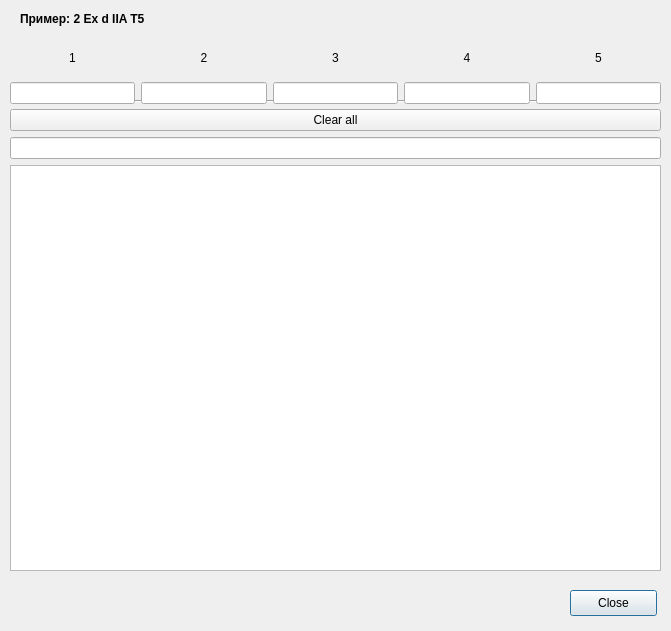
<?xml version="1.0" encoding="UTF-8"?>
<ui version="4.0">
 <class>Dialog</class>
 <widget class="QDialog" name="Dialog">
  <property name="geometry">
   <rect>
    <x>0</x>
    <y>0</y>
    <width>671</width>
    <height>631</height>
   </rect>
  </property>
  <property name="windowTitle">
   <string>Dialog</string>
  </property>
  <widget class="QPushButton" name="pushButton">
   <property name="geometry">
    <rect>
     <x>570</x>
     <y>590</y>
     <width>87</width>
     <height>26</height>
    </rect>
   </property>
   <property name="text">
    <string>Close</string>
   </property>
  </widget>
  <widget class="QWidget" name="layoutWidget">
   <property name="geometry">
    <rect>
     <x>10</x>
     <y>100</y>
     <width>651</width>
     <height>471</height>
    </rect>
   </property>
   <layout class="QVBoxLayout" name="verticalLayout_6">
    <item>
     <widget class="Line" name="line">
      <property name="orientation">
       <enum>Qt::Horizontal</enum>
      </property>
     </widget>
    </item>
    <item>
     <widget class="QPushButton" name="pushButton_2">
      <property name="text">
       <string>Clear all</string>
      </property>
     </widget>
    </item>
    <item>
     <widget class="QLineEdit" name="lineEdit"/>
    </item>
    <item>
     <widget class="QTextBrowser" name="textBrowser_2"/>
    </item>
   </layout>
  </widget>
  <widget class="QLabel" name="label_7">
   <property name="geometry">
    <rect>
     <x>20</x>
     <y>10</y>
     <width>151</width>
     <height>18</height>
    </rect>
   </property>
   <property name="text">
    <string>&lt;b&gt;Пример: 2 Ex d IIA T5&lt;/b&gt;</string>
   </property>
  </widget>
  <widget class="QWidget" name="">
   <property name="geometry">
    <rect>
     <x>10</x>
     <y>40</y>
     <width>651</width>
     <height>64</height>
    </rect>
   </property>
   <layout class="QVBoxLayout" name="verticalLayout_7">
    <item>
     <layout class="QHBoxLayout" name="horizontalLayout">
      <item>
       <layout class="QVBoxLayout" name="verticalLayout">
        <item>
         <widget class="QLabel" name="label">
          <property name="text">
           <string>1</string>
          </property>
          <property name="scaledContents">
           <bool>false</bool>
          </property>
          <property name="alignment">
           <set>Qt::AlignCenter</set>
          </property>
         </widget>
        </item>
        <item>
         <widget class="QLineEdit" name="lineEdit_2">
          <property name="text">
           <string/>
          </property>
         </widget>
        </item>
       </layout>
      </item>
      <item>
       <layout class="QVBoxLayout" name="verticalLayout_2">
        <item>
         <widget class="QLabel" name="label_2">
          <property name="text">
           <string>2</string>
          </property>
          <property name="alignment">
           <set>Qt::AlignCenter</set>
          </property>
         </widget>
        </item>
        <item>
         <widget class="QLineEdit" name="lineEdit_3"/>
        </item>
       </layout>
      </item>
      <item>
       <layout class="QVBoxLayout" name="verticalLayout_3">
        <item>
         <widget class="QLabel" name="label_4">
          <property name="text">
           <string>3</string>
          </property>
          <property name="alignment">
           <set>Qt::AlignCenter</set>
          </property>
         </widget>
        </item>
        <item>
         <widget class="QLineEdit" name="lineEdit_4"/>
        </item>
       </layout>
      </item>
      <item>
       <layout class="QVBoxLayout" name="verticalLayout_4">
        <item>
         <widget class="QLabel" name="label_5">
          <property name="text">
           <string>4</string>
          </property>
          <property name="alignment">
           <set>Qt::AlignCenter</set>
          </property>
         </widget>
        </item>
        <item>
         <widget class="QLineEdit" name="lineEdit_5"/>
        </item>
       </layout>
      </item>
      <item>
       <layout class="QVBoxLayout" name="verticalLayout_5">
        <item>
         <widget class="QLabel" name="label_6">
          <property name="text">
           <string>5</string>
          </property>
          <property name="alignment">
           <set>Qt::AlignCenter</set>
          </property>
         </widget>
        </item>
        <item>
         <widget class="QLineEdit" name="lineEdit_6">
          <property name="text">
           <string/>
          </property>
         </widget>
        </item>
       </layout>
      </item>
     </layout>
    </item>
   </layout>
  </widget>
 </widget>
 <resources/>
 <connections>
  <connection>
   <sender>pushButton_2</sender>
   <signal>clicked(bool)</signal>
   <receiver>lineEdit_2</receiver>
   <slot>clear()</slot>
   <hints>
    <hint type="sourcelabel">
     <x>97</x>
     <y>118</y>
    </hint>
    <hint type="destinationlabel">
     <x>90</x>
     <y>92</y>
    </hint>
   </hints>
  </connection>
  <connection>
   <sender>pushButton_2</sender>
   <signal>clicked(bool)</signal>
   <receiver>lineEdit_3</receiver>
   <slot>clear()</slot>
   <hints>
    <hint type="sourcelabel">
     <x>219</x>
     <y>121</y>
    </hint>
    <hint type="destinationlabel">
     <x>209</x>
     <y>88</y>
    </hint>
   </hints>
  </connection>
  <connection>
   <sender>pushButton_2</sender>
   <signal>clicked(bool)</signal>
   <receiver>lineEdit_4</receiver>
   <slot>clear()</slot>
   <hints>
    <hint type="sourcelabel">
     <x>333</x>
     <y>125</y>
    </hint>
    <hint type="destinationlabel">
     <x>332</x>
     <y>98</y>
    </hint>
   </hints>
  </connection>
  <connection>
   <sender>pushButton_2</sender>
   <signal>clicked(bool)</signal>
   <receiver>lineEdit_5</receiver>
   <slot>clear()</slot>
   <hints>
    <hint type="sourcelabel">
     <x>464</x>
     <y>121</y>
    </hint>
    <hint type="destinationlabel">
     <x>463</x>
     <y>92</y>
    </hint>
   </hints>
  </connection>
  <connection>
   <sender>pushButton_2</sender>
   <signal>clicked(bool)</signal>
   <receiver>lineEdit_6</receiver>
   <slot>clear()</slot>
   <hints>
    <hint type="sourcelabel">
     <x>610</x>
     <y>120</y>
    </hint>
    <hint type="destinationlabel">
     <x>595</x>
     <y>95</y>
    </hint>
   </hints>
  </connection>
 </connections>
</ui>
